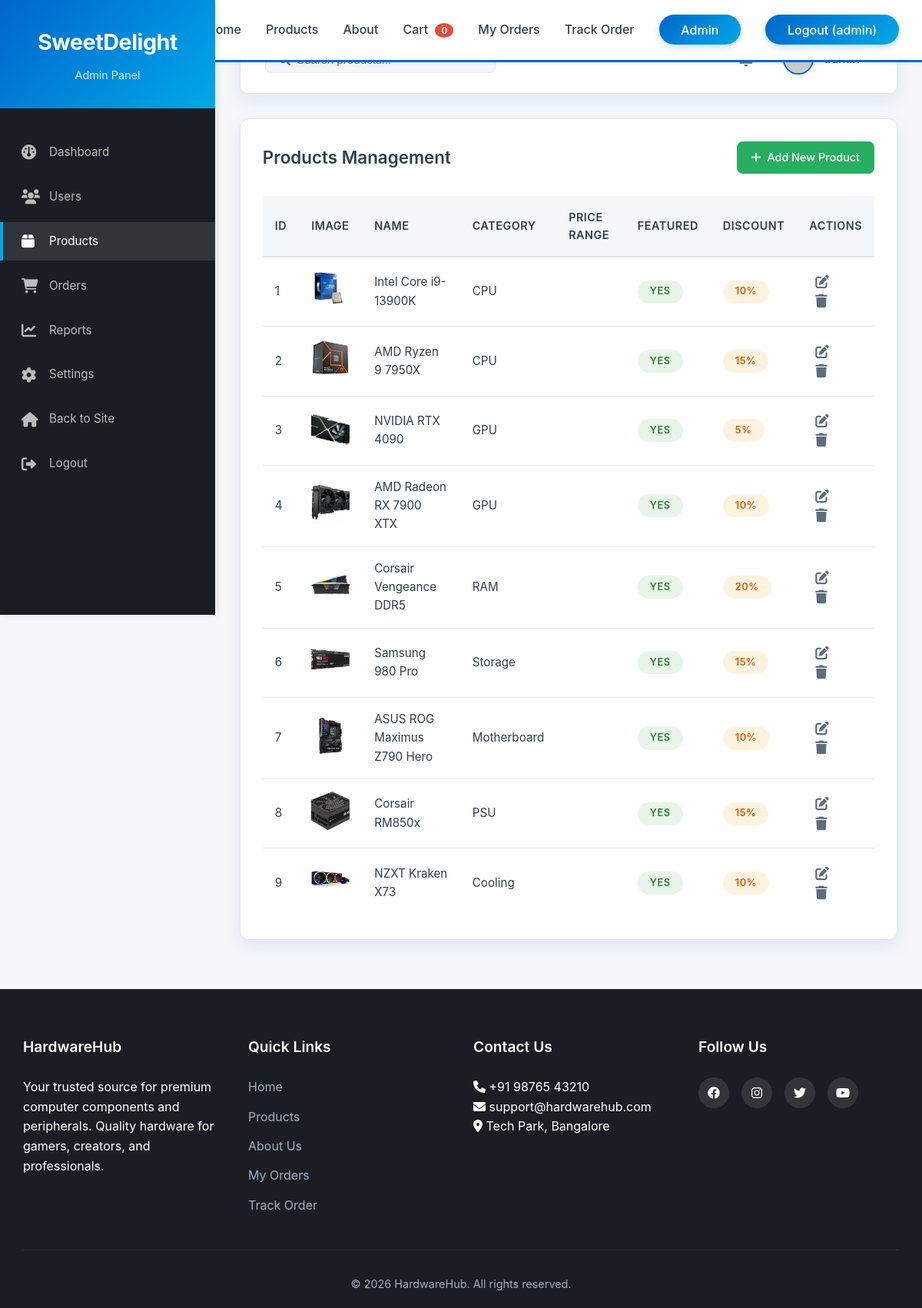
The app's page /admin/products (signed in) with its own data.
### app.py (models this page shows, shortened)
class User(UserMixin, db.Model):
    id = db.Column(db.Integer, primary_key=True)
    username = db.Column(db.String(80), unique=True, nullable=False)
    email = db.Column(db.String(120), unique=True, nullable=False)
    password_hash = db.Column(db.String(200), nullable=False)
    phone = db.Column(db.String(15))
    address = db.Column(db.Text)
    is_admin = db.Column(db.Boolean, default=False)
    created_at = db.Column(db.DateTime, default=datetime.utcnow)
    orders = db.relationship('Order', backref='user', lazy=True)

class Product(db.Model):
    id = db.Column(db.Integer, primary_key=True)
    name = db.Column(db.String(100), nullable=False)
    category = db.Column(db.String(50), nullable=False)  # CPU, GPU, RAM, Storage, Motherboard, PSU, Cooling, etc.
    brand = db.Column(db.String(50), nullable=False)
    description = db.Column(db.Text)
    specifications = db.Column(db.Text)  # JSON string for tech specs
    image = db.Column(db.String(200))
    warranty = db.Column(db.String(50))  # e.g., "3 Years"
    featured = db.Column(db.Boolean, default=False)
    discount = db.Column(db.Integer, default=0)
    in_stock = db.Column(db.Boolean, default=True)
    stock_quantity = db.Column(db.Integer, default=0)
    created_at = db.Column(db.DateTime, default=datetime.utcnow)
    variants = db.relationship('ProductVariant', backref='product', cascade='all, delete-orphan')

### app.py (the view)
@app.route('/admin/products')
@login_required
@admin_required
def admin_products():
    products = Product.query.all()
    return render_template('admin/products.html', products=products)

### app.py (called while the page is built)
def admin_required(f):
    @wraps(f)
    def decorated_function(*args, **kwargs):
        if not current_user.is_authenticated or not current_user.is_admin:
            flash('You need admin privileges to access this page.', 'danger')
            return redirect(url_for('index'))
        return f(*args, **kwargs)
    return decorated_function

@login_manager.user_loader
def load_user(user_id):
    return User.query.get(int(user_id))

### templates/admin/products.html (shortened to what this page needs)
{% extends "base.html" %}
{% block extra_css %}
<link rel="stylesheet" href="{{ url_for('static', filename='css/admin.css') }}">
{% endblock %}
{% block content %}
<div class="admin-container">
    {% include 'admin/sidebar.html' %}
    <main class="admin-main">
        <div class="admin-top-bar">
            <div class="admin-search">
            </div>
            <div class="admin-user">
                <div class="admin-notifications">
                    <span class="notification-badge">3</span>
                </div>
                <div class="admin-profile">
                    <span>{{ current_user.username }}</span>
                </div>
            </div>
        </div>
        <div class="admin-table-container">
            <div class="admin-table-header">
                <h2>Products Management</h2>
                <a href="{{ url_for('add_product') }}" class="admin-btn admin-btn-success">
                    <i class="fas fa-plus"></i> Add New Product
                </a>
            </div>
            <table class="admin-table" id="productsTable">
                <thead>
                    <tr>
                        <th>ID</th>
                        <th>Image</th>
                        <th>Name</th>
                        <th>Category</th>
                        <th>Price Range</th>
                        <th>Featured</th>
                        <th>Discount</th>
                        <th>Actions</th>
                    </tr>
                </thead>
                <tbody>
                    {% for product in products %}
                    <tr>
                        <td>{{ product.id }}</td>
                        <td>
                            {% if product.image %}
                            <img src="{{ url_for('static', filename='img/products/' + product.image) }}" alt="{{ product.name }}" style="width: 50px; height: 50px; object-fit: cover; border-radius: 5px;">
                            {% else %}
                            <img src="https://via.placeholder.com/50" alt="No image" style="width: 50px; height: 50px; object-fit: cover; border-radius: 5px;">
                            {% endif %}
                        </td>
                        <td>{{ product.name }}</td>
                        <td>{{ product.category }}</td>
                        <td>
                        </td>
                        <td>
                            {% if product.featured %}
                            <span class="status-badge status-active">Yes</span>
                            {% else %}
                            <span class="status-badge status-inactive">No</span>
                            {% endif %}
                        </td>
                        <td>
                            {% if product.discount > 0 %}
                            <span class="status-badge status-pending">{{ product.discount }}%</span>
                            {% else %}
                            -
                            {% endif %}
                        </td>
                        <td>
                            <a href="{{ url_for('edit_product', product_id=product.id) }}" class="action-icon edit" title="Edit">
                                <i class="fas fa-edit"></i>
                            </a>
                            <form method="POST" action="{{ url_for('delete_product', product_id=product.id) }}" style="display: inline;" onsubmit="return confirm('Are you sure you want to delete this product?');">
                                <button type="submit" style="background: none; border: none; cursor: pointer;" class="action-icon delete" title="Delete">
                                    <i class="fas fa-trash"></i>
                                </button>
                            </form>
                        </td>
                    </tr>
                    {% endfor %}
                </tbody>
            </table>
        </div>
    </main>
</div>
{% endblock %}

### templates/base.html (shortened to what this page needs)
<!DOCTYPE html>
<html lang="en">
<head>
    <link rel="stylesheet" href="{{ url_for('static', filename='css/style.css') }}">
    {% block extra_css %}{% endblock %}
    <link rel="stylesheet" href="https://cdnjs.cloudflare.com/ajax/libs/font-awesome/6.0.0/css/all.min.css">
    <link rel="stylesheet" href="https://unpkg.com/leaflet@1.9.4/dist/leaflet.css" />
</head>
<body>
    <nav class="navbar">
        <div class="container">
            <div class="nav-content">
                <div class="logo">Hardware<span>Hub</span></div>
                <ul class="nav-links">
                    <li><a href="{{ url_for('index') }}" {% if request.endpoint == 'index' %}class="active"{% endif %}>Home</a></li>
                    <li><a href="{{ url_for('products') }}" {% if request.endpoint == 'products' %}class="active"{% endif %}>Products</a></li>
                    <li><a href="{{ url_for('about') }}" {% if request.endpoint == 'about' %}class="active"{% endif %}>About</a></li>
                    <li><a href="{{ url_for('cart') }}">Cart <span class="cart-count">0</span></a></li>
                    <li><a href="{{ url_for('orders') }}" {% if request.endpoint == 'orders' %}class="active"{% endif %}>My Orders</a></li>
                    <li><a href="{{ url_for('tracking') }}" {% if request.endpoint == 'tracking' %}class="active"{% endif %}>Track Order</a></li>
                    {% if current_user.is_authenticated and current_user.is_admin %}
                        <li><a href="{{ url_for('admin_dashboard') }}" class="admin-link">Admin</a></li>
                    {% endif %}
                    {% if current_user.is_authenticated %}
                        <li><a href="#" class="logout-btn" id="logoutBtn">Logout ({{ current_user.username }})</a></li>
                    {% else %}
                        <li><a href="{{ url_for('login') }}" class="login-btn" id="loginNavBtn">Login</a></li>
                    {% endif %}
                </ul>
            </div>
        </div>
    </nav>
    {% block content %}{% endblock %}
    <footer class="footer">
        <div class="container">
            <div class="footer-content">
                <div class="footer-section">
                    <h3>HardwareHub</h3>
                    <p>Your trusted source for premium computer components and peripherals. Quality hardware for gamers, creators, and professionals.</p>
                </div>
                <div class="footer-section">
                    <h4>Quick Links</h4>
                    <ul>
                        <li><a href="{{ url_for('index') }}">Home</a></li>
                        <li><a href="{{ url_for('products') }}">Products</a></li>
                        <li><a href="{{ url_for('about') }}">About Us</a></li>
                        <li><a href="{{ url_for('orders') }}">My Orders</a></li>
                        <li><a href="{{ url_for('tracking') }}">Track Order</a></li>
                    </ul>
                </div>
                <div class="footer-section">
                    <h4>Contact Us</h4>
                    <p><i class="fas fa-phone"></i> +91 98765 43210</p>
                    <p><i class="fas fa-envelope"></i> support@hardwarehub.com</p>
                    <p><i class="fas fa-map-marker-alt"></i> Tech Park, Bangalore</p>
                </div>
                <div class="footer-section">
                    <h4>Follow Us</h4>
                    <div class="social-links">
                        <a href="#"><i class="fab fa-facebook"></i></a>
                        <a href="#"><i class="fab fa-instagram"></i></a>
                        <a href="#"><i class="fab fa-twitter"></i></a>
                        <a href="#"><i class="fab fa-youtube"></i></a>
                    </div>
                </div>
            </div>
            <div class="footer-bottom">
                <p>&copy; 2026 HardwareHub. All rights reserved.</p>
            </div>
        </div>
    </footer>
</body>
</html>

### static/css/style.css (style rules this page uses)
:root { --primary-blue: #0066CC; --secondary-blue: #004999; --accent-cyan: #00A8E8; --dark-bg: #1A1E24; --light-bg: #F5F7FA; --card-bg: #FFFFFF; --text-primary: #2C3E50; --text-secondary: #5D6D7E; --success-green: #27AE60; --warning-orange: #F39C12; --danger-red: #E74C3C; --shadow: 0 8px 20px rgba(0, 102, 204, 0.1); --shadow-hover: 0 12px 30px rgba(0, 102, 204, 0.2); --transition: all 0.3s ease; --border-radius: 10px; --border-radius-sm: 5px; }
* { margin: 0; padding: 0; box-sizing: border-box; }
html { scroll-behavior: smooth; }
body { font-family: 'Inter', 'Segoe UI', system-ui, -apple-system, sans-serif; color: var(--text-primary); line-height: 1.6; background: var(--light-bg); overflow-x: hidden; }
.container { max-width: 1400px; margin: 0 auto; padding: 0 30px; }
.navbar { background: var(--card-bg); box-shadow: 0 2px 10px rgba(0,0,0,0.05); position: fixed; top: 0; width: 100%; z-index: 1000; animation: slideDown 0.5s ease; border-bottom: 3px solid var(--primary-blue); }
.nav-content { display: flex; justify-content: space-between; align-items: center; padding: 1rem 0; }
.logo { font-size: 1.8rem; font-weight: 700; color: var(--text-primary); animation: fadeIn 1s ease; letter-spacing: -0.5px; }
.logo span { color: var(--primary-blue); background: linear-gradient(135deg, var(--primary-blue), var(--accent-cyan)); -webkit-background-clip: text; -webkit-text-fill-color: transparent; }
.nav-links { display: flex; list-style: none; gap: 2rem; align-items: center; }
.nav-links a { text-decoration: none; color: var(--text-primary); font-weight: 500; transition: var(--transition); position: relative; font-size: 1rem; }
.nav-links a::after { content: ''; position: absolute; bottom: -5px; left: 0; width: 0; height: 3px; background: linear-gradient(90deg, var(--primary-blue), var(--accent-cyan)); transition: var(--transition); border-radius: 2px; }
.login-btn, .logout-btn, .admin-link { background: linear-gradient(135deg, var(--primary-blue), var(--accent-cyan)); color: white !important; padding: 0.6rem 1.8rem; border-radius: 30px; font-weight: 600; cursor: pointer; border: none; box-shadow: 0 4px 10px rgba(0, 102, 204, 0.2); }
.login-btn::after, .logout-btn::after, .admin-link::after { display: none; }
.cart-count { background: var(--danger-red); color: white; border-radius: 50%; padding: 2px 8px; font-size: 0.75rem; margin-left: 5px; font-weight: 600; }
.footer { background: var(--dark-bg); color: white; padding: 60px 0 20px; }
.footer-content { display: grid; grid-template-columns: repeat(auto-fit, minmax(250px, 1fr)); gap: 2rem; margin-bottom: 2rem; }
.footer-section h3, .footer-section h4 { margin-bottom: 1.5rem; color: white; font-size: 1.2rem; font-weight: 600; }
.footer-section ul { list-style: none; }
.footer-section ul li { margin-bottom: 0.8rem; }
.footer-section a { color: #A0AEC0; text-decoration: none; transition: var(--transition); }
.social-links { display: flex; gap: 1rem; }
.social-links a { width: 40px; height: 40px; background: rgba(255,255,255,0.1); border-radius: 50%; display: flex; align-items: center; justify-content: center; transition: var(--transition); color: white; }
.footer-bottom { text-align: center; padding-top: 2rem; border-top: 1px solid rgba(255,255,255,0.1); color: #A0AEC0; font-size: 0.9rem; }

### records on screen
User: username "admin"
Product: id "1", image (picture), name "Intel Core i9-13900K", category "CPU", featured "YES", discount "10"
Product: id "2", image (picture), name "AMD Ryzen 9 7950X", category "CPU", featured "YES", discount "15"
Product: id "3", image (picture), name "NVIDIA RTX 4090", category "GPU", featured "YES", discount "5"
Product: id "4", image (picture), name "AMD Radeon RX 7900 XTX", category "GPU", featured "YES", discount "10"
Product: id "5", image (picture), name "Corsair Vengeance DDR5", category "RAM", featured "YES", discount "20"
Product: id "6", image (picture), name "Samsung 980 Pro", category "Storage", featured "YES", discount "15"
Product: id "7", image (picture), name "ASUS ROG Maximus Z790 Hero", category "Motherboard", featured "YES", discount "10"
Product: id "8", image (picture), name "Corsair RM850x", category "PSU", featured "YES", discount "15"
Product: id "9", image (picture), name "NZXT Kraken X73", category "Cooling", featured "YES", discount "10"
